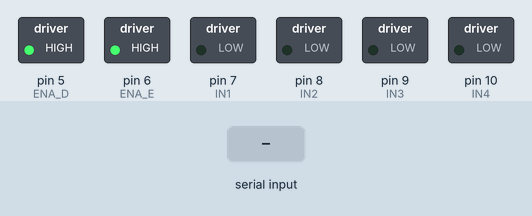
Bench run of a sketch on a simulated Arduino Uno, built with avr-gcc and run on an emulated ATmega328P. On the bench: switched loads named in the sketch (green lamp = pin HIGH). Inputs (shaded band) come from the test bench. What the sketch prints to the serial monitor is not drawn.

Above: at 1.2 s.
1.3 s: "9" received over the second serial link
At 4.08 s:
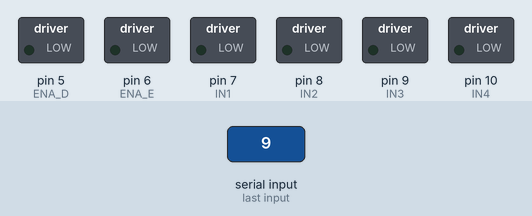
4.3 s: "BLE 4.0\n" received over the second serial link
At 5.4 s:
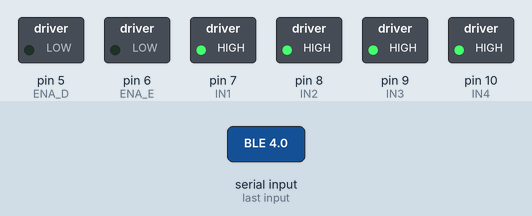
5.8 s: "A" received over the second serial link
At 8.58 s:
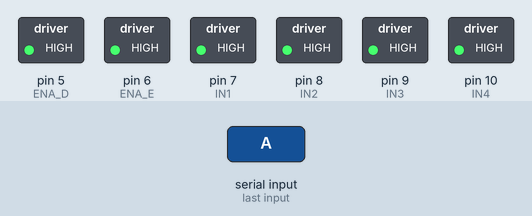
8.8 s: "1" received over the second serial link
At 9.4 s:
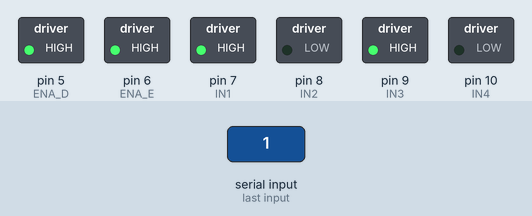
10.3 s: "2" received over the second serial link
At 11.5 s:
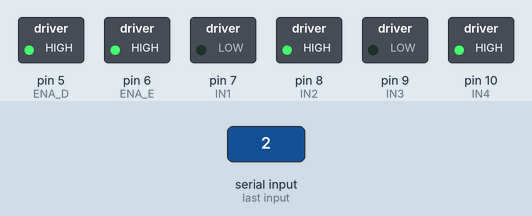
11.8 s: "3" received over the second serial link
At 12.9 s:
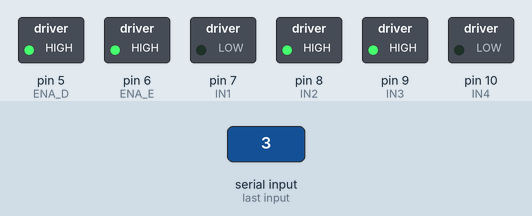
Timing chart, 0 to 14.3 s (numbered marks = the images above; inputs shaded):
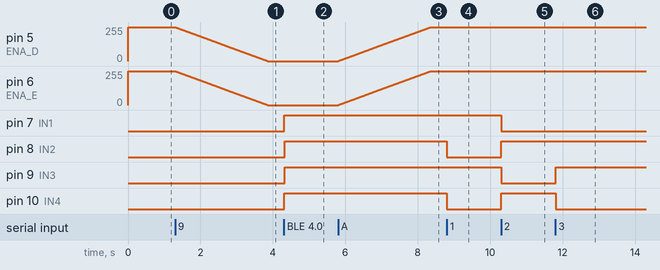

Measured:
- after the input at 1.3 s, pin 5 (ENA_D), pin 6 (ENA_E): moves from 255/255 to 0/255 over 2.6 s, starting at once
- after the input at 4.3 s, pin 7 (IN1), pin 8 (IN2), pin 9 (IN3), pin 10 (IN4): LOW → HIGH at once
- after the input at 5.8 s, pin 5 (ENA_D), pin 6 (ENA_E): moves from 0/255 to 255/255 over 2.6 s, starting at once
- after the input at 8.8 s, pin 8 (IN2), pin 10 (IN4): HIGH → LOW at once
- after the input at 10.3 s, pin 7 (IN1), pin 9 (IN3): HIGH → LOW at once; pin 8 (IN2), pin 10 (IN4): LOW → HIGH at once
- after the input at 11.8 s, pin 9 (IN3): LOW → HIGH at once; pin 10 (IN4): HIGH → LOW at once

The sketch:

Rover_BT.ino
```cpp
//////////////////////////////////////////////////////////////////////////////////////////////////////////////////
//                                                                                                              //
//                           PROJETO:  CONTROLADOR VIA BLUETOOTH                                                //
//                                     PARA CHASSIS MECANICO COM DUAS RODAS, QUATRO RODAS                       //
//                                     OU PLATAFORMA ROBOTICA ROVER 5                                           //
//                                                                                                              //
//                          FEITO POR: YURI E EMERSON                                                           //
//                                                                                                              //
//                          APLICATIVOS:                                                                        //
//                            ANDROID  -   ARDUINO BT JOYSTICK                                                  //
//                               IOS   -   ATECBOT                                                              //
//                                                                                                              //
//                                                                                                              //
//                                                                                                              //
//                                                                                                              //
//                                                                                                              //
//  DUVIDAS OU SUGESTÕES, ACESSE    https://www.facebook.com/OlidoMakerClub/                                    //
//                                  https://www.facebook.com/mamuteeletronica/                                  //
//                                                                                                           .  //
//                                                                                                          . . //
//////////////////////////////////////////////////////////////////////////////////////////////////////////////////

/////////////////////////////////////////////////////// CONFIGURAÇÃO DO BLUETOOTH ///////////////////////////////

#include <SoftwareSerial.h>      // Inclui a Biblioteca de Comunicação Serial

//                       RX, TX
SoftwareSerial Bluetooth(11, 12);    //  Ligar o TX do Modulo Bluetooth no RX (11) e o RX do Modulo no TX (12)

/////////////////////////////////////////////////////////////////////////////////////////////////////////////////


                     // Variavel Que Seleciona a Versão do Aplicativo
byte Sistema = 0;    // Use "= 0" Para usar o Aplicativo Android e "= 1" Para o Aplicativo de IOS
                     // Lembrando que os Modulos Bluetooth Para Android e Iphone são Diferentes
                     // Para Android Use o Modulo HC-05 ou HC-06
                     // Para IOS Use Um Modulo "BLE 4.0" HM-10 ou HC-08


///////////////////////////////////// DEFINE AS VARIAVEIS DE CONTROLE DA PONTE H /////////////////////////////////

#define IN1 7             //   { Motor                         // Pino 22 no Mega
#define IN2 8             //   Esquerda}                       // Pino 23 no Mega
#define IN3 9             //   { Motor                         // Pino 24 no Mega
#define IN4 10            //     Direita}                      // Pino 25 no Mega
#define ENA_D 5           //    Enable Motor Direita   (ENA)   // Pino 2 no Mega
#define ENA_E 6           //    Enable Motor Esquerda  (ENB)   // Pino 3 no Mega
int Velocidade = 255;

///////////////////////////////////////////////////////////////////////////////////////////////////////////////////


char val;        // Variavel que Salva os Valores Lidos Por Bluetooth


void setup()
{

///////////////////////////INICIALIZAÇÃO DOS PINOS DA PONTE H COMO SAIDA //////////////////////////////////////////
 pinMode(IN1, OUTPUT);
 pinMode(IN2, OUTPUT);
 pinMode(IN3, OUTPUT);
 pinMode(IN4, OUTPUT);
 pinMode(ENA_D, OUTPUT);
 pinMode(ENA_E, OUTPUT);
 analogWrite(ENA_D, Velocidade);
 analogWrite(ENA_E, Velocidade);
///////////////////////////////////////////////////////////////////////////////////////////////////////////////////


  Serial.begin(9600);         // Inicia a Comunicação Serial

  Bluetooth.begin(9600);      // Inicia a Comunicação Serial com o Modulo Bluetooth


}


//////////////////////////////////////// FUNÇÕES DO CONTROLE DE DIREÇÃO DOS MOTORES /////////////////////////////////////////////////


void Parado()
{
 digitalWrite(IN1, HIGH);     // { Motor Direita
 digitalWrite(IN2, HIGH);     //     Freio }
 digitalWrite(IN3, HIGH);     // { Motor Esquerda
 digitalWrite(IN4, HIGH);     //     Freio }
}


void Frente()
{
 digitalWrite(IN1, HIGH);    // { Motor Direita
 digitalWrite(IN2, LOW);     //      Frente }
 digitalWrite(IN3, HIGH);    // { Motor Esquerda
 digitalWrite(IN4, LOW);     //      Frente }
}

void Re()
{
 digitalWrite(IN1, LOW);     //  { Motor Direita
 digitalWrite(IN2, HIGH);    //          Ré }
 digitalWrite(IN3, LOW);     //  { Motor Esquerda
 digitalWrite(IN4, HIGH);    //          Ré }
}


void Esquerda()
{
 digitalWrite(IN1, LOW);     // { Motor Direita
 digitalWrite(IN2, HIGH);    //          Ré }
 digitalWrite(IN3, HIGH);    // { Motor Esquerda
 digitalWrite(IN4, LOW);     //      Frente }
}

void Direita()
{
 digitalWrite(IN1, HIGH);    // { Motor Direita
 digitalWrite(IN2, LOW);     //      Frente }
 digitalWrite(IN3, LOW);     // { Motor Esquerda
 digitalWrite(IN4, HIGH);    //          Ré }
}

/////////////////////////////////////////////////////////////////////////////////////////////////////////////////////


//////////////////////////// FUNÇÕES DE CONTROLE DE VELOCIDADE //////////////////////////////

 void Velocidade_Menos()
  {
   if (Velocidade >= 1) // ou 10
   {
    Velocidade -= 1;        // ou 10
    analogWrite(ENA_D, Velocidade);
    analogWrite(ENA_E, Velocidade);
    delay(10);
   }
  }


    void Velocidade_Mais()
  {
     if (Velocidade <= 254)
    {
     Velocidade += 1;      // ou 10
     analogWrite(ENA_D, Velocidade);
     analogWrite(ENA_E, Velocidade);
     delay(10);
    }

  }

/////////////////////////////////////////////////////////////////////////////////////////////////


////////////////////////////////////////////// FUNÇÃO DE COMUNICAÇÃO BLUETOOTH PARA ANDROID /////////////////////////////////////

void Android()
{
  if (Bluetooth.available())
  {
    val = Bluetooth.read();
  }

  if(val == '0')
  {
    Parado();
  }
      else if (val == '1')
      {
        Frente();
      }
      else if (val == '2')
      {
        Re();
      }
      else if (val == '3')
      {
        Esquerda();
      }
      else if (val == '4')
      {
        Direita();
      }

      else if (val == 'A')
      {
        Velocidade_Mais();
      }
       else if (val == '9')
      {
        Velocidade_Menos();
      }

    }

////////////////////////////////////////////////////////////////////////////////////////////////////////////////////////////////


//////////////////////////////// FUNÇÃO DE COMUNICAÇÃO BLUETOOTH PARA IOS /////////////////////////////////////////////////////


 void IOS()
 {
  if (Bluetooth.available())
 {
    val = Bluetooth.read();
  }
  else
  {
    Parado();
  }

  if(val == '0')
  {
    Parado();
  }
      else if (val == '2')
      {
        Frente();
      }
      else if (val == '1')
      {
        Re();
      }
      else if (val == '4')
      {
        Esquerda();
      }
      else if (val == '3')
      {
        Direita();
      }

      else if (val == 'A')
      {
        Velocidade_Mais();
      }
       else if (val == '9')
      {
        Velocidade_Menos();
      }

    }


////////////////////////////////////////////////////////////////////////////////////////////////////////////////////////////////


void loop()
{
 if (Sistema == 0)
 {
  Android();
 }
  else if (Sistema == 1)
  {
    IOS();
  }


  Serial.println(val);     // Imprime na Serial os Comandos Recebidos Pelo Bluetooth


}
```
